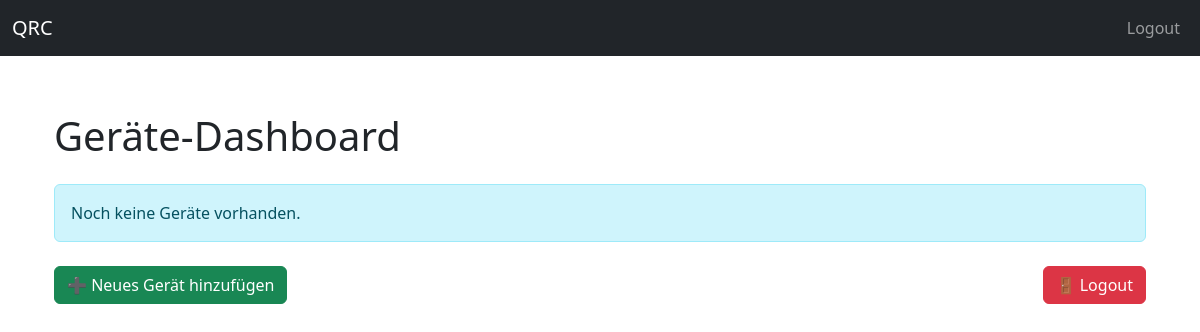
Before: /benutzer/dashboard (signed in) with the older database file.
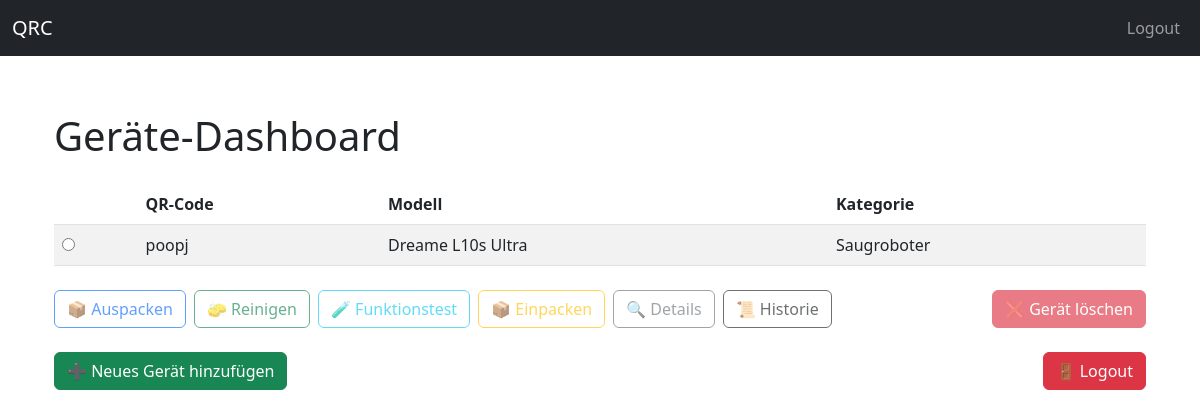
After: the same page with the newer database file.
### models/geraet_db.py (models this page shows)
class Geraet(db.Model):
    __tablename__ = "geraete"
    id = db.Column(db.Integer, primary_key=True)
    qrcode = db.Column(db.String, unique=True, nullable=False)
    modell_id = db.Column(db.Integer, db.ForeignKey("modell.id"), nullable=False)
    zustand_id = db.Column(db.Integer, db.ForeignKey("zustaende.id"), nullable=False)
    benutzer_id = db.Column(db.Integer, db.ForeignKey("benutzer.id"), nullable=True)
    modell = db.relationship("Modell", back_populates="geraete")
    zustand = db.relationship("Zustand")
    benutzer = db.relationship("Benutzer", backref="geraete")
    historie = db.relationship("Historie", backref="geraet", lazy=True)
    module = db.relationship("Modul", back_populates="geraet", cascade="all, delete-orphan")
    teile = db.relationship("Teil", back_populates="geraet")
    testdurchlaeufe = db.relationship("GeraeteTestDurchlauf", back_populates="geraet", cascade="all, delete-orphan")

### models/modell_db.py (models this page shows, shortened)
class Modell(db.Model):
    __tablename__ = "modell"
    id = db.Column(db.Integer, primary_key=True, index=True)
    name = db.Column(db.String(100), unique=True, nullable=False, index=True)
    kategorie_id = db.Column(db.Integer, db.ForeignKey("kategorie.id"), nullable=False)
    unterkategorie_id = db.Column(db.Integer, db.ForeignKey("unterkategorie.id"), nullable=True)
    unterkategorie = db.relationship("Unterkategorie", backref="modelle")
    hersteller_id = db.Column(db.Integer, db.ForeignKey("hersteller.id"), nullable=False)
    hersteller = db.relationship("Hersteller", backref="modelle")
    kategorie = db.relationship("Kategorie", back_populates="modelle")
    geraete = db.relationship("Geraet", back_populates="modell")
    module = db.relationship(Modul, back_populates="modell", cascade="all, delete-orphan")

### models/kategorie_db.py (models this page shows, shortened)
class Kategorie(db.Model):
    __tablename__ = "kategorie"
    id = db.Column(db.Integer, primary_key=True)
    name = db.Column(db.String(100), nullable=False, unique=True)
    modelle = db.relationship("Modell", back_populates="kategorie", lazy=True)
    unterkategorien = db.relationship("Unterkategorie", backref="kategorie", lazy=True)

### app/routes/benutzer_routes.py (the view)
@benutzer_bp.route("/benutzer/dashboard")
@login_required
def dashboard():
    geraete = (
        GeraetDB.query
        .filter_by(benutzer_id=current_user.id)
        .order_by(GeraetDB.id.desc())  # sortiert nach zuletzt erstelltem Gerät
        .all()
    )
    return render_template("dashboard.html", geraete=geraete)

### app/app.py (called while the page is built)
@login_manager.user_loader
def load_user(user_id):
    return Benutzer.query.get(int(user_id))

### app/templates/dashboard.html (shortened to what this page needs)
{% extends "base.html" %}
{% block content %}
<div class="container mt-5">
  <h1 class="mb-4">Geräte-Dashboard</h1>
  {% if geraete %}
  <div id="geraeteForm">
    <table class="table table-striped align-middle">
      <thead>
        <tr>
          <th></th>
          <th>QR-Code</th>
          <th>Modell</th>
          <th>Kategorie</th>
        </tr>
      </thead>
      <tbody>
        {% for geraet in geraete %}
        <tr>
          <td>
            <input type="radio" name="geraet_id" value="{{ geraet.id }}" data-qrcode="{{ geraet.qrcode }}">
          </td>
          <td>{{ geraet.qrcode }}</td>
          <td>{{ geraet.modell.name }}</td>
          <td>{{ geraet.modell.kategorie.name }}</td>
        </tr>
        {% endfor %}
      </tbody>
    </table>
    <div class="d-flex gap-2 mt-4 flex-wrap justify-content-between">
      <div class="d-flex gap-2 flex-wrap">
        <a id="btn-auspacken" href="#" class="btn btn-outline-primary disabled">📦 Auspacken</a>
        <a id="btn-reinigen" href="#" class="btn btn-outline-success disabled">🧽 Reinigen</a>
        <a id="btn-funktionstest" href="#" class="btn btn-outline-info disabled">🧪 Funktionstest</a>
        <a id="btn-einpacken" href="#" class="btn btn-outline-warning disabled">📦 Einpacken</a>
        <a id="btn-details" href="#" class="btn btn-outline-secondary disabled">🔍 Details</a>
        <a id="btn-historie" href="#" class="btn btn-outline-dark disabled">📜 Historie</a>
      </div>
      <form id="loeschenForm" method="POST" action="#" class="d-inline">
        <button id="btn-loeschen" type="submit" class="btn btn-danger disabled" onclick="return confirm('Gerät wirklich löschen?');">❌ Gerät löschen</button>
      </form>
    </div>
  </div>
  {% else %}
    <div class="alert alert-info">
      Noch keine Geräte vorhanden.
    </div>
  {% endif %}
  <div class="mt-4">
    <a href="{{ url_for('geraete.geraet_neu') }}" class="btn btn-success">➕ Neues Gerät hinzufügen</a>
    <a href="{{ url_for('login.logout') }}" class="btn btn-danger float-end">🚪 Logout</a>
  </div>
</div>
{% endblock %}

### app/templates/base.html (shortened to what this page needs)
<!doctype html>
<html lang="de">
  <head>
    <link href="https://cdn.jsdelivr.net/npm/bootstrap@5.3.0/dist/css/bootstrap.min.css" rel="stylesheet">
  </head>
  <body>
    <nav class="navbar navbar-expand-lg navbar-dark bg-dark fixed-top">
      <div class="container-fluid">
        <a class="navbar-brand" href="#">QRC</a>
        <div class="collapse navbar-collapse">
          <ul class="navbar-nav ms-auto">
            <li class="nav-item">
              <a class="nav-link" href="{{ url_for('login.logout') }}">Logout</a>
            </li>
          </ul>
        </div>
      </div>
    </nav>
    <main class="container mt-5">
      {% block content %}
      {% endblock %}
    </main>
  </body>
</html>

### app/templates/base.html (style rules this page uses)
body { padding-top: 4rem; }

Changed rows visible on the page:
added Geraet: qrcode "poopj", modell.name "Dreame L10s Ultra", modell.kategorie.name "Saugroboter"
Other visible differences:
text no longer shown: "Noch keine Geräte vorhanden."
text now shown: "QR-Code Modell Kategorie 📦 Auspacken 🧽 Reinigen 🧪 Funktionstest 📦 Einpacken 🔍 Details 📜 Historie ❌ Gerät löschen"
